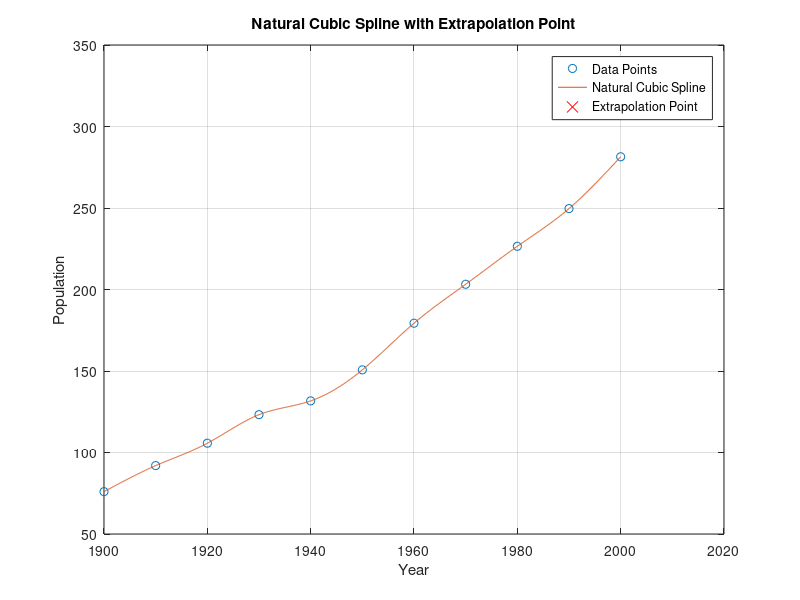

This figure's MATLAB source:
x = [1900, 1910, 1920, 1930, 1940, 1950, 1960, 1970, 1980, 1990, 2000];
y = [75.995, 91.972, 105.711, 123.203, 131.669, 150.697, 179.323, 203.212, 226.505, 249.633, 281.422];

% following the algorithm given in the spline pdf:
n = length(x);
h = zeros(1, n - 1);
b = zeros(1, n - 1);

for i = 1 : n - 1
    h(i) = x(i+1) - x(i);
    b(i) = (y(i+1) - y(i)) / h(i);
end

% Forward elimination
u = zeros(1, n - 1);
v = zeros(1, n - 1);
u(1) = 2 * (h(1) + h(2));
v(1) = 6 * (b(2) - b(1));

for i = 2 : n - 1
    mult = h(i-1) / u(i - 1);
    u(i) = 2 * (h(i-1) + h(i)) - mult * h(i-1);
    v(i) = 6 * (b(i) - b(i-1)) - mult * v(i-1);
end

% Back substitution
z = zeros(1, n);
z(n) = 0;

for i = n-1 : -1 : 1
    z(i) = (v(i) - h(i)*z(i+1)) / u(i);
end
z(1) = 0;

% Evaluate S(x) for every point and plot
t = linspace(min(x), max(x), 1000);
S = zeros(size(t));

for i = 1 : n-1
    indices = find(t >= x(i) & t <= x(i+1));
    
    % in the pdf we name it h but I don't want to override the h array so i
    % name it l
    l = x(i+1) - x(i);
    A = y(i);
    B = (y(i+1) - y(i)) / h(i) - h(i) * (z(i+1) + 2 * z(i)) / 6;
    C = z(i) / 2;
    D = (z(i+1) - z(i)) / (6 * l);

    S(indices) = A + B*(t(indices) - x(i)) + C*(t(indices) - x(i)).^2 + D*(t(indices) - x(i)).^3;
end

% Define a function for the last piece
% In order to get the values of A, B, C and D, I simply removed the
% semicolons from the above for loop and selected the last values as these
% correspond to the final cubic spline peice. From that I can define a
% function of x which I can use to extrapolate
last_spine_piece = @(x) 249.6330 + 2.7081 * (x - 1990) + 0.0706 * (x - 1990).^2 - 0.0024 * (x - 1990).^3;

% Evaluate the last piece at x = 2010
extrapolated_point = last_spine_piece(2010);

% Plot the natural cubic spline
figure;
plot(x, y, 'o', t, S, '-');
hold on;

% Plot the extrapolated point
plot(2010, extrapolated_point, 'rx', 'MarkerSize', 10); 
title('Natural Cubic Spline with Extrapolation Point');
xlabel('Year');
ylabel('Population');
legend('Data Points', 'Natural Cubic Spline', 'Extrapolation Point');
grid on;
hold off;
